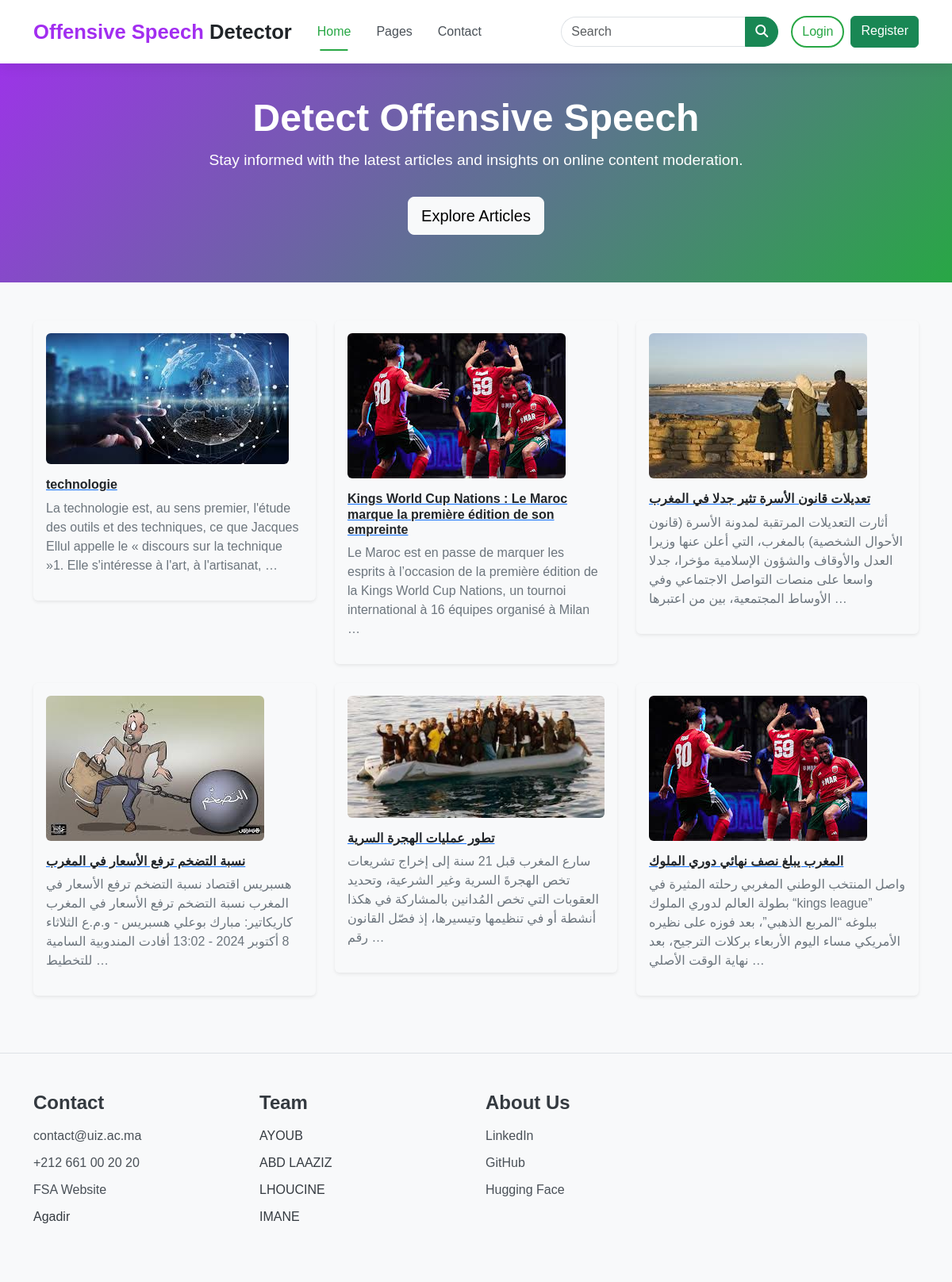
The page / on the database its author committed.
### login/models.py (models this page shows, shortened)
class Article(models.Model):
    title = models.CharField(max_length=200)
    content = models.TextField()
    date_created = models.DateTimeField(auto_now_add=True)
    image = models.ImageField(upload_to='articles/', null=True, blank=True)  # Champ image

### login/views.py (the view)
# urls.py: path('', views.home,name= 'home'),
def home(request):
    articles = Article.objects.all()  # Récupère tous les articles depuis la base de données
    return render(request, 'index.html', {'articles': articles})  # Passe les articles à la page index.html

### login/templates/index.html (shortened to what this page needs)
{% load static %}
<!DOCTYPE html>
<html lang="en">
<head>
<link href="https://cdn.jsdelivr.net/npm/bootstrap@5.3.0/dist/css/bootstrap.min.css" rel="stylesheet">
<link rel="stylesheet" href="https://cdnjs.cloudflare.com/ajax/libs/font-awesome/6.5.0/css/all.min.css">
</head>
<body>
<nav class="navbar navbar-expand-lg fixed-top py-3" id="mainNav">
  <div class="container">
    <a class="navbar-brand" href="/"><span class="brand-dot">Offensive Speech</span> Detector</a>
    <div class="collapse navbar-collapse" id="navbarNav">
      <ul class="navbar-nav me-auto mb-2 mb-lg-0">
        <li class="nav-item"><a class="nav-link active" href="/">Home</a></li>
        <li class="nav-item"><a class="nav-link" href="#">Pages</a></li>
        <li class="nav-item"><a class="nav-link" href="#list">Contact</a></li>
      </ul>
      <form class="d-flex me-3 search-box" action="#" method="post">
        <input class="form-control me-0" type="search" placeholder="Search" aria-label="Search" name="search">
        <button class="btn btn-success" type="submit"><i class="fa fa-search"></i></button>
      </form>
      <div class="d-flex">
        <a href="#" class="btn btn-outline-green me-2">Login</a>
        <a href="#" class="btn btn-success">Register</a>
      </div>
    </div>
  </div>
</nav>
<div class="hero-area">
  <div class="container">
    <h1>Detect Offensive Speech</h1>
    <p>Stay informed with the latest articles and insights on online content moderation.</p>
    <a href="#featured" class="btn btn-light btn-lg mt-3">Explore Articles</a>
  </div>
</div>
<div class="featured-post-area py-5" id="featured">
  <div class="container">
    <div class="row">
      {% for article in articles %}
      <div class="col-12 col-md-6 col-lg-4 mb-4">
        <div class="single-blog-post shadow-sm p-3 rounded">
          <div class="post-thumb mb-3">
            <a href="{% url 'article_detail' article.id %}">
              {% if article.image %}
                <img src="{{ article.image.url }}" alt="{{ article.title }}" class="img-fluid rounded">
              {% else %}
                <img src="{% static 'default-article.jpg' %}" alt="Default Image" class="img-fluid rounded">
              {% endif %}
            </a>
          </div>
          <div class="post-data">
            <a href="{% url 'article_detail' article.id %}" class="post-title"><h6>{{ article.title }}</h6></a>
            <p>{{ article.content|truncatewords:30 }}</p>
          </div>
        </div>
      </div>
      {% empty %}
      <p>No articles found.</p>
      {% endfor %}
    </div>
  </div>
</div>
<footer class="footer-area bg-light pt-5">
  <div class="main-footer-area">
    <div class="container">
      <div class="row">
        <div class="col-12 col-sm-6 col-lg-3 mb-4">
          <div class="footer-widget-area">
            <h4>Contact</h4>
            <ul class="list-unstyled">
              <li><a href="#">contact@uiz.ac.ma</a></li>
              <li><a href="#">+212 661 00 20 20</a></li>
              <li><a href="https://www.uiz.ac.ma/faculte-des-sciences-agadir">FSA Website</a></li>
              <li>Agadir</li>
            </ul>
          </div>
        </div>
        <div class="col-12 col-sm-6 col-lg-3 mb-4">
          <div class="footer-widget-area">
            <h4>Team</h4>
            <ul class="list-unstyled">
              <li>AYOUB</li>
              <li>ABD LAAZIZ</li>
              <li>LHOUCINE</li>
              <li>IMANE</li>
            </ul>
          </div>
        </div>
        <div class="col-12 col-sm-6 col-lg-3 mb-4">
          <div class="footer-widget-area">
            <h4>About Us</h4>
            <ul class="list-unstyled">
              <li><a href="https://www.linkedin.com/in/ayoub-kennouz-7b1465264/">LinkedIn</a></li>
              <li><a href="https://github.com/ayoubkennouz/blog-django">GitHub</a></li>
              <li><a href="https://huggingface.co/Abdelaaziz/toxic-darija-bert-classification">Hugging Face</a></li>
            </ul>
          </div>
        </div>
        <div id="list" class="col-12 col-sm-6 col-lg-3 mb-4"></div>
      </div>
    </div>
  </div>
</footer>
</body>
</html>

### login/templates/index.html (style rules this page uses)
body { font-family: 'Poppins', sans-serif; background-color: #f8f9fa; color: #343a40; }
.navbar { background-color: #ffffff; box-shadow: 0 4px 15px rgba(0,0,0,0.08); transition: all 0.3s ease; }
.navbar-brand { font-weight: 700; font-size: 1.6rem; color: #212529 !important; }
.navbar-brand .brand-dot { color: #a22ef0; }
.nav-link { font-weight: 500; color: #495057 !important; margin: 0 8px; position: relative; }
.nav-link::after { content: ''; position: absolute; bottom: -4px; left: 50%; width: 0; height: 2px; background-color: #28a745; transform: translateX(-50%); transition: width 0.3s ease; }
.nav-link:hover::after, .nav-link.active::after { width: 60%; }
.nav-link.active { color: #28a745 !important; }
.btn-outline-green { border: 2px solid #28a745; border-radius: 25px; color: #28a745 !important; transition: all 0.3s ease; }
.search-box input { border-radius: 25px 0 0 25px; border-right: none; }
.search-box button { border-radius: 0 25px 25px 0; }
.hero-area { background: linear-gradient(135deg, #a22ef0, #28a745); color: white; padding: 120px 0 60px; text-align: center; }
.hero-area h1 { font-size: 3rem; font-weight: 700; }
.hero-area p { font-size: 1.2rem; margin-top: 10px; }
.single-blog-post { transition: transform 0.3s ease, box-shadow 0.3s ease; }
.post-title h6 { font-weight: 600; color: #212529; }
.post-data p { color: #6c757d; }
.footer-area { background-color: #ffffff; padding: 60px 0 30px; border-top: 1px solid #dee2e6; }
.footer-widget-area h4 { font-weight: 600; margin-bottom: 15px; }
.footer-widget-area ul li { margin-bottom: 10px; }
.footer-widget-area ul li a { color: #495057; text-decoration: none; transition: color 0.3s; }

### rows shown on the page
Article: image (picture), title "technologie", content "La technologie est, au sens premier, l'étude des outils et des techniques, ce que Jacques Ellul appelle le « discours sur la technique »1. Elle s'intéresse à l'art, à l'artisanat, …"
Article: image (picture), title "Kings World Cup Nations : Le Maroc marque la première édition de son empreinte", content "Le Maroc est en passe de marquer les esprits à l’occasion de la première édition de la Kings World Cup Nations, un tournoi international à 16 équipes organisé à Milan …"
Article: image (picture), title "تعديلات قانون الأسرة تثير جدلا في المغرب", content "أثارت التعديلات المرتقبة لمدونة الأسرة (قانون الأحوال الشخصية) بالمغرب، التي أعلن عنها وزيرا العدل والأوقاف والشؤون الإسلامية مؤخرا، جدلا واسعا على منصات التواصل الاجتماعي وفي الأوساط المجتمعية، بين من اعتبرها …"
Article: image (picture), title "نسبة التضخم ترفع الأسعار في المغرب", content "هسبريس اقتصاد نسبة التضخم ترفع الأسعار في المغرب نسبة التضخم ترفع الأسعار في المغرب كاريكاتير: مبارك بوعلي هسبريس - و.م.ع الثلاثاء 8 أكتوبر 2024 - 13:02 أفادت المندوبية السامية للتخطيط …"
Article: image (picture), title "تطور عمليات الهجرة السرية", content "سارع المغرب قبل 21 سنة إلى إخراج تشريعات تخص الهجرةَ السرية وغير الشرعية، وتحديد العقوبات التي تخص المُدانين بالمشاركة في هكذا أنشطة أو في تنظيمها وتيسيرها، إذ فصّل القانون رقم …"
Article: image (picture), title "المغرب يبلغ نصف نهائي دوري الملوك", content "واصل المنتخب الوطني المغربي رحلته المثيرة في بطولة العالم لدوري الملوك “kings league” ببلوغه “المربع الذهبي”، بعد فوزه على نظيره الأمريكي مساء اليوم الأربعاء بركلات الترجيح، بعد نهاية الوقت الأصلي …"
